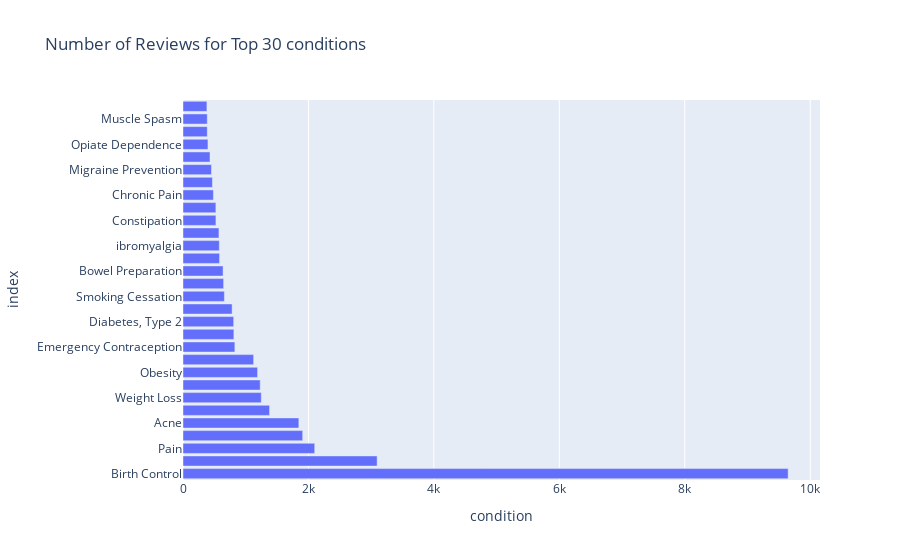

Write notebook code for a chart like this one.
### Code cell
import plotly.express as px

fig = px.bar(conditions[:30], x='condition', title='Number of Reviews for Top 30 conditions')
fig.show()

### Figure 1 — Plotly figure (JSON) as saved in the notebook; plotly's stock layout.template omitted (floating-point values rounded to 4 significant figures)
{"data": [{"alignmentgroup": "True", "hovertemplate": "condition=%{x}<br>index=%{y}<extra></extra>", "legendgroup": "", "marker": {"color": "#636efa", "pattern": {"shape": ""}}, "name": "", "offsetgroup": "", "orientation": "h", "showlegend": false, "textposition": "auto", "type": "bar", "x": [9648, 3095, 2100, 1908, 1847, 1380, 1248, 1231, 1189, 1126, 827, 811, 808, 783, 660, 648, 639, 583, 579, 573, 525, 524, 485, 469, 454, 431, 398, 387, 387, 381], "xaxis": "x", "y": ["Birth Control", "Depression", "Pain", "Anxiety", "Acne", "Bipolar Disorde", "Weight Loss", "Insomnia", "Obesity", "ADHD", "Emergency Contraception", "Vaginal Yeast Infection", "Diabetes, Type 2", "High Blood Pressure", "Smoking Cessation", "Abnormal Uterine Bleeding", "Bowel Preparation", "Migraine", "ibromyalgia", "Anxiety and Stress", "Constipation", "Major Depressive Disorde", "Chronic Pain", "Panic Disorde", "Migraine Prevention", "Urinary Tract Infection", "Opiate Dependence", "Osteoarthritis", "Muscle Spasm", "Erectile Dysfunction"], "yaxis": "y"}], "layout": {"barmode": "relative", "legend": {"tracegroupgap": 0}, "title": {"text": "Number of Reviews for Top 30 conditions"}, "xaxis": {"anchor": "y", "domain": [0, 1], "title": {"text": "condition"}}, "yaxis": {"anchor": "x", "domain": [0, 1], "title": {"text": "index"}}}}
